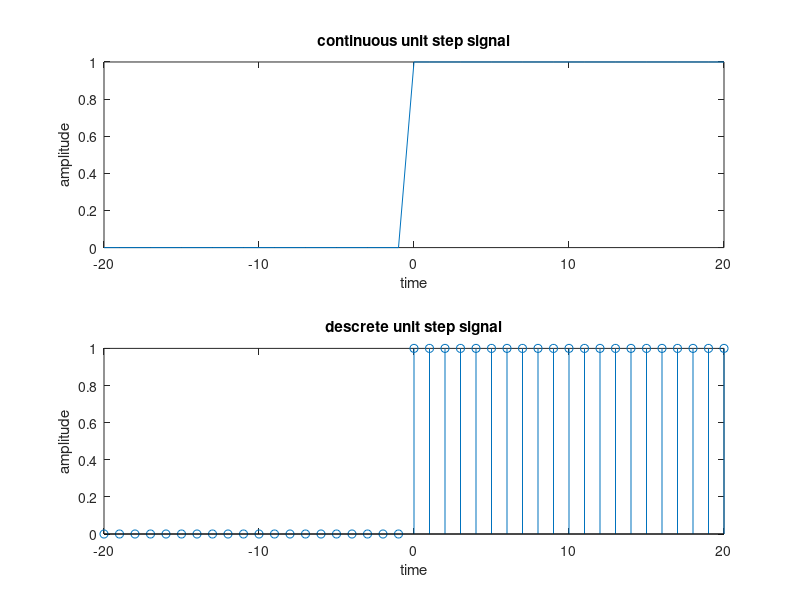

MATLAB code for this plot:

clc;
clear all;
close all;
t=-20:1:20;
for i=1:length(t)
    if t(i)>=0
        x(i)=1;
    else 
        x(i)=0;
    end
end

subplot(2,1,1)
plot(t,x)
title('continuous unit step signal')
xlabel('time')
ylabel('amplitude')

subplot(2,1,2)
stem(t,x)
title('descrete unit step signal')
xlabel('time')
ylabel('amplitude')
